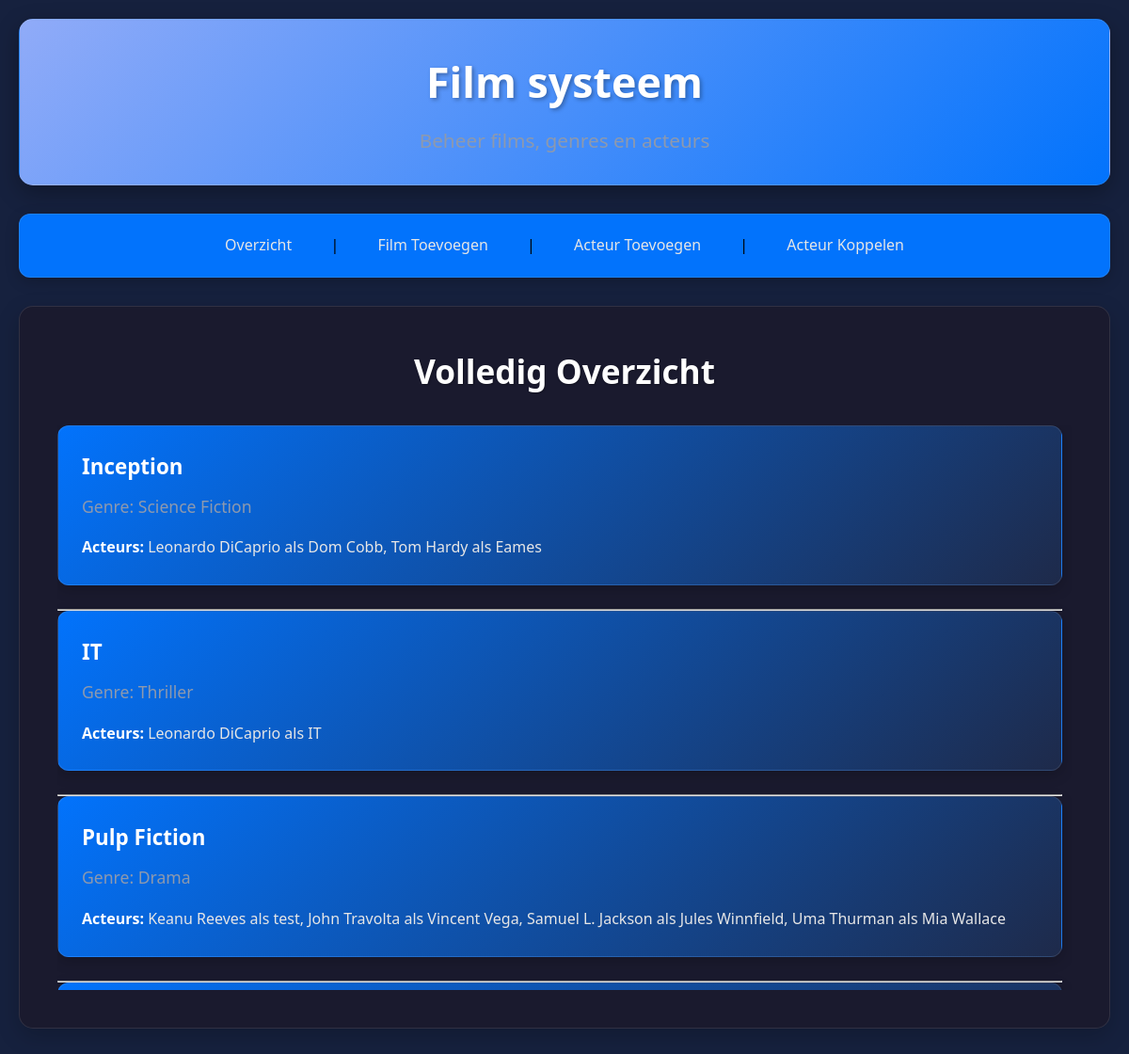
The page / on the database its author committed.
### tables this page shows
CREATE TABLE `films` (
  `film_id` int(10) UNSIGNED NOT NULL,
  `filmaam` text NOT NULL,
  `genre_id` int(10) UNSIGNED DEFAULT NULL
);

CREATE TABLE `genres` (
  `genre_id` int(10) UNSIGNED NOT NULL,
  `genre_naam` text NOT NULL
);

### classes/Film.php (called while the page is built, shortened)
<?php
class Film {
    private $conn;
    public function __construct($db) {
        $this->conn = $db;
    }
    public function getFilmsWithActors() {
        $query = "SELECT f.film_id, f.filmaam, g.genre_naam,
                         GROUP_CONCAT(CONCAT(a.acteurnaam, ' als ', fa.rol) SEPARATOR ', ') as acteurs_met_rollen
                  FROM films f
                  LEFT JOIN genres g ON f.genre_id = g.genre_id
                  LEFT JOIN film_acteurs fa ON f.film_id = fa.film_id
                  LEFT JOIN acteurs a ON fa.acteur_id = a.acteur_id
                  GROUP BY f.film_id
                  ORDER BY f.filmaam";
        $stmt = $this->conn->prepare($query);
        $stmt->execute();
        return $stmt;
    }
}
?>

### index.php (the view)
<?php
include_once 'includes/header.php';
$films_with_actors = $film->getFilmsWithActors();
?>
<div class="page-links">
    <a href="index.php">Overzicht</a> |
    <a href="film-toevoegen.php">Film Toevoegen</a> |
    <a href="acteur-toevoegen.php">Acteur Toevoegen</a> |
    <a href="acteur-koppelen.php">Acteur Koppelen</a>
</div>
<div class="overview-page">
    <h2>Volledig Overzicht</h2>
    <div class="overview-list">
        <?php if($films_with_actors->rowCount() > 0): ?>
            <?php while ($row = $films_with_actors->fetch(PDO::FETCH_ASSOC)): ?>
                <div class="overview-item">
                    <div class="film-header">
                        <strong><?php echo $row['filmaam']; ?></strong>
                    </div>
                    <div class="film-details">
                        <em>Genre: <?php echo $row['genre_naam']; ?></em>
                    </div>
                    <div class="film-actors">
                        <strong>Acteurs:</strong>
                        <?php echo $row['acteurs_met_rollen'] ? $row['acteurs_met_rollen'] : 'Nog geen acteurs gekoppeld'; ?>
                    </div>
                </div>
                <hr>
            <?php endwhile; ?>
        <?php else: ?>
            <div class="no-data">
                <p>Nog geen films toegevoegd. <a href="film-toevoegen.php">Voeg de eerste film toe</a></p>
            </div>
        <?php endif; ?>
    </div>
</div>
<?php include_once 'includes/footer.php'; ?>

### includes/header.php (shortened to what this page needs)
<?php
include_once 'classes/Film.php';
$database = new Database();
$db = $database->getConnection();
$film = new Film($db);
?>
<!DOCTYPE html>
<html lang="nl">
<head>
    <link rel="stylesheet" href="css/style.css">
</head>
<body>
    <div class="container">
        <header>
            <h1>Film systeem</h1>
            <p class="subtitle">Beheer films, genres en acteurs</p>
        </header>

### includes/footer.php (shortened to what this page needs)
    </div>
</body>
</html>

### css/style.css (style rules this page uses)
:root { --primary: #0273fc; --secondary: #90abf8; --accent: #ffffff; --light: #8d99ae; --text: #e6e6e6; --card-bg: #1a1a2e; }
* { margin: 0; padding: 0; box-sizing: border-box; font-family: 'Segoe UI', Tahoma, Geneva, Verdana, sans-serif; }
body { background-color: var(--secondary); line-height: 1.6; min-height: 100vh; }
.container { max-width: 1200px; margin: 0 auto; padding: 20px; }
header { text-align: center; margin-bottom: 30px; padding: 30px; background: linear-gradient(135deg, var(--secondary), var(--primary)); border-radius: 15px; box-shadow: 0 8px 25px rgba(0, 0, 0, 0.3); border: 1px solid rgba(255, 255, 255, 0.1); }
h1 { font-size: 2.8rem; margin-bottom: 10px; color: var(--accent); text-shadow: 2px 2px 4px rgba(0, 0, 0, 0.3); }
.subtitle { font-size: 1.3rem; color: var(--light); font-weight: 300; }
.page-links { background-color: var(--primary); padding: 20px; border-radius: 12px; margin-bottom: 30px; text-align: center; box-shadow: 0 4px 15px rgba(0, 0, 0, 0.2); border: 1px solid rgba(255, 255, 255, 0.1); }
.page-links a { color: var(--text); text-decoration: none; margin: 0 15px; padding: 10px 20px; border-radius: 8px; transition: all 0.3s ease; font-weight: 500; border: 2px solid transparent; }
.overview-page { background-color: var(--card-bg); padding: 40px; border-radius: 15px; box-shadow: 0 8px 25px rgba(0, 0, 0, 0.2); border: 1px solid rgba(255, 255, 255, 0.1); }
.overview-page h2 { color: var(--accent); margin-bottom: 30px; text-align: center; font-size: 2.2rem; text-shadow: 1px 1px 2px rgba(0, 0, 0, 0.3); }
.overview-list { max-height: 600px; overflow-y: auto; padding-right: 10px; }
.overview-item { margin-bottom: 25px; padding: 25px; background: linear-gradient(135deg, var(--primary), #1e2a4a); border-radius: 12px; box-shadow: 0 4px 15px rgba(0, 0, 0, 0.2); border: 1px solid rgba(255, 255, 255, 0.1); transition: transform 0.3s ease; }
.film-header { display: flex; justify-content: space-between; align-items: center; margin-bottom: 10px; }
.film-header strong { font-size: 1.4rem; color: var(--accent); font-weight: 700; }
.film-details { margin-bottom: 15px; }
.film-details em { color: var(--light); font-size: 1.1rem; font-style: normal; }
.film-actors { color: var(--text); line-height: 1.8; }
.film-actors strong { color: var(--accent); font-weight: 600; }
.overview-item { animation: fadeIn 0.6s ease-out; }
body { background-color: #16213e; }

### rows shown on the page
films: filmaam "Inception", genre.genre_naam "Science Fiction", acteurs_met_rollen "Leonardo DiCaprio als Dom Cobb, Tom Hardy als Eames"
films: filmaam "IT", genre.genre_naam "Thriller", acteurs_met_rollen "Leonardo DiCaprio als IT"
films: filmaam "Pulp Fiction", genre.genre_naam "Drama", acteurs_met_rollen "Keanu Reeves als test, John Travolta als Vincent Vega, Samuel L. Jackson als Jules Winnfield, Uma Thurman als Mia Wallace"
